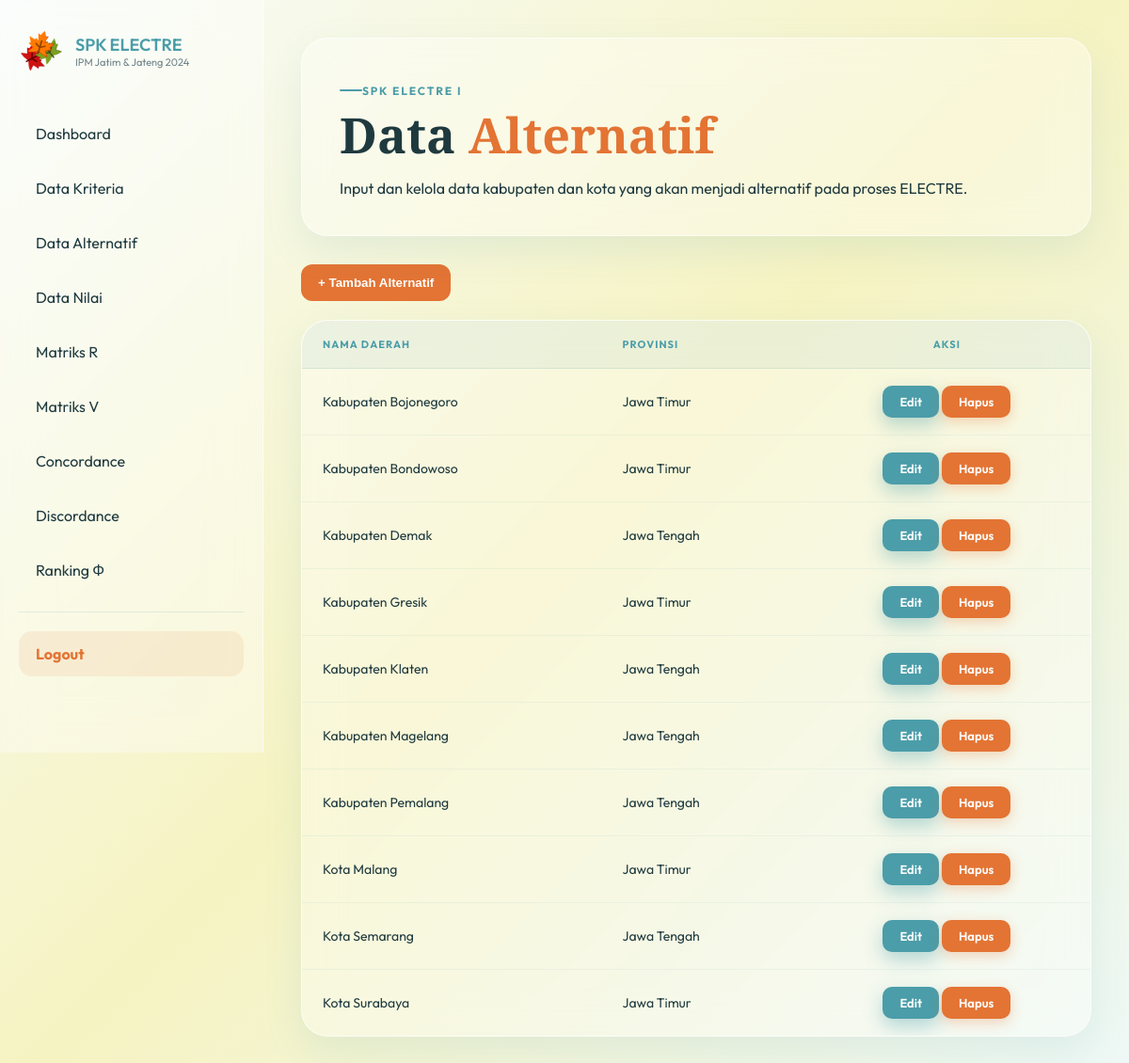
The app's page /alternatif/index.php (signed in) with its own data.
### tables this page shows
CREATE TABLE `tbl_alternatif` (
  `id` int(11) NOT NULL,
  `nama_daerah` varchar(100) NOT NULL,
  `provinsi` enum('Jawa Timur','Jawa Tengah') NOT NULL
);

### alternatif/index.php (the view, shortened to what this page needs)
<?php
require_once '../config/db.php';
$data = $conn->query("
    SELECT *
    FROM tbl_alternatif
    ORDER BY nama_daerah ASC
");
?>
<!DOCTYPE html>
<html lang="id">
<head>
<link rel="stylesheet" href="https://cdnjs.cloudflare.com/ajax/libs/font-awesome/6.5.0/css/all.min.css">
</head>
<body>
    <div class="wrapper">
        <?php include '../includes/sidebar.php'; ?>
        <main class="content">
            <div class="hero">
                <p class="hero-label">SPK ELECTRE I</p>
                <h1>Data <span>Alternatif</span></h1>
                <p class="hero-desc">
                    Input dan kelola data kabupaten dan kota yang akan menjadi alternatif pada proses ELECTRE.
                </p>
            </div>
            <div class="action-bar">
                <button
                    class="btn-add"
                    onclick="openTambahModal()"
                >
                    + Tambah Alternatif
                </button>
            </div>
            <div class="table-card">
                <table>
                    <thead>
                        <tr>
                            <th>Nama Daerah</th>
                            <th>Provinsi</th>
                            <th>Aksi</th>
                        </tr>
                    </thead>
                    <tbody>
                    <?php if($data->num_rows > 0): ?>
                        <?php while($row = $data->fetch_assoc()): ?>
                        <tr>
                            <td><?= htmlspecialchars($row['nama_daerah']) ?></td>
                            <td><?= htmlspecialchars($row['provinsi']) ?></td>
                            <td class="actions">
                                <button
                                    class="btn-edit"
                                    onclick="openEditModal(
                                        '<?= $row['id'] ?>',
                                        '<?= htmlspecialchars($row['nama_daerah']) ?>',
                                        '<?= htmlspecialchars($row['provinsi']) ?>'
                                    )"
                                >
                                    Edit
                                </button>
                                <button
                                    class="btn-delete"
                                    onclick="hapusData(<?= $row['id'] ?>)"
                                >
                                    Hapus
                                </button>
                            </td>
                        </tr>
                        <?php endwhile; ?>
                        <?php endif; ?>
                    </tbody>
                </table>
            </div>
        </main>
    </div>
</body>
</html>

### includes/sidebar.php (shortened to what this page needs)
<?php
    $base_url = '/METODE-ELECTRE/';
?>
<div class="sidebar">
        <div class="logo">
            <img src="<?= $base_url ?>assets/maple-leaf.png" alt="Logo SPK">
            <div class="logo-text">
                <span>SPK ELECTRE</span>
                <small>IPM Jatim & Jateng 2024</small>
            </div>
        </div>
        <div class="menu">
            <a href="<?= $base_url ?>dashboard.php">Dashboard</a>
            <a href="<?= $base_url ?>kriteria/index.php">
                Data Kriteria
            </a>
            <a href="<?= $base_url ?>alternatif/index.php">
                Data Alternatif
            </a>
            <a href="<?= $base_url ?>nilai/index.php">
                Data Nilai
            </a>
            <a href="<?= $base_url ?>normalisasi/index.php">
                Matriks R
            </a>
            <a href="<?= $base_url ?>terbobot/index.php">
                Matriks V
            </a>
            <a href="<?= $base_url ?>concordance/index.php">
                Concordance
            </a>
            <a href="<?= $base_url ?>discordance/index.php">
                Discordance
            </a>
            <a href="<?= $base_url ?>hasil/index.php">
                Ranking Φ
            </a>
            <div class="menu-divider"></div>
            <a href="<?= $base_url ?>auth/logout.php" class="logout-btn">
                <b>Logout</b>
            </a>
        </div>
</div>

### alternatif/index.php (style rules this page uses)
:root { --teal-light:#91C6BC; --teal-mid:#4B9DA9; --cream:#F6F3C2; --orange:#E37434; --text-dark:#1f3a3f; --text-soft:#6f8387; --glass-bg: rgba(255,255,255,0.35); --glass-border:rgba(255,255,255,0.6); --glass-shadow:0 15px 40px rgba(75,157,169,0.12); --radius-lg: 28px; --radius-md: 16px; --radius-sm: 10px; }
* { margin:0; padding:0; box-sizing:border-box; }
body { font-family: 'Outfit', sans-serif; min-height: 100vh; background: linear-gradient(135deg, #f8fcfb 0%, #F6F3C2 50%, #eef8f6 100%); color: var(--text-dark); }
.wrapper { display: flex; }
.content { margin-left:280px; padding:40px; min-height:100vh; flex: 1; }
.hero { background: var(--glass-bg); backdrop-filter:blur(20px); -webkit-backdrop-filter: blur(20px); border:1px solid var(--glass-border); border-radius: var(--radius-lg); border-radius:28px; padding:40px; margin-bottom:30px; box-shadow:var(--glass-shadow); }
.hero-label { display: inline-flex; align-items: center; color:var(--teal-mid); font-size:12px; font-weight:700; letter-spacing:.15em; text-transform: uppercase; margin-bottom:12px; }
.hero-label::before { content: ''; display: inline-block; width: 24px; height: 2px; background: var(--teal-mid); border-radius: 2px; }
.hero h1 { font-family:'Cormorant Garamond',serif; font-size:52px; line-height:1.05; max-width:850px; }
.hero h1 span { color:var(--orange); }
.hero-desc { margin-top:20px; max-width:750px; }
.action-bar { display:flex; justify-content:space-between; align-items:center; margin-bottom:20px; }
.btn-add { border:none; background:#E37434; color:white; padding:12px 18px; border-radius:12px; cursor:pointer; font-weight:600; }
.table-card { background: var(--glass-bg); backdrop-filter: blur(20px); -webkit-backdrop-filter: blur(20px); border: 1px solid var(--glass-border); border-radius: var(--radius-lg); padding: 0; box-shadow: var(--glass-shadow); overflow: hidden; }
table { width:100%; border-collapse:collapse; }
thead { background: rgba(75,157,169,0.08); }
thead th { padding: 18px 22px; text-align: left; font-size: 11px; font-weight: 700; letter-spacing: 0.1em; text-transform: uppercase; color: var(--teal-mid); border-bottom: 1px solid rgba(75,157,169,0.15); }
thead th:last-child { text-align: center; }
tbody tr { border-bottom: 1px solid rgba(75,157,169,0.08); transition: background 0.2s ease; }
tbody tr:last-child { border-bottom: none; }
td.actions { text-align: center; gap:16px; }
tbody td { padding: 18px 22px; font-size: 14px; vertical-align: middle; align-items: center; }
.btn-edit { border:none; align-items:center; background: #4B9DA9; color:white; display: inline-flex; gap: 7px; padding: 9px 18px; border-radius: 10px; font-family: 'Outfit', sans-serif; font-size: 13px; font-weight: 600; cursor: pointer; transition: all 0.22s ease; box-shadow: 0 8px 20px rgba(75,157,169,0.4); }
.btn-delete { border:none; alighn-items:center; background: #E37434; color:white; display: inline-flex; gap: 7px; padding: 9px 18px; border-radius: 10px; font-family: 'Outfit', sans-serif; font-size: 13px; font-weight: 600; cursor: pointer; transition: all 0.22s ease; box-shadow: 0 4px 14px rgba(227,116,52,0.3); }

### includes/sidebar.php (style rules this page uses)
.sidebar { position:fixed; top:0; left:0; width:280px; height:100vh; overflow-y:auto; z-index:1000; padding:30px 20px; background:rgba(255,255,255,.35); backdrop-filter:blur(25px); border-right:1px solid rgba(255,255,255,.6); }
.logo { display:flex; align-items:center; gap:12px; margin-bottom:40px; }
.logo img { width:48px; height:48px; object-fit:contain; }
.logo-text { display:flex; flex-direction:column; }
.logo-text span { font-size:18px; font-weight:600; color:var(--teal-mid); }
.logo-text small { color:var(--text-soft); font-size:11px; }
.menu { display:flex; flex-direction:column; gap:10px; }
.menu a { text-decoration:none; color:var(--text-dark); padding:14px 18px; border-radius:14px; transition:.3s; }
.menu-divider { height:1px; background:rgba(75,157,169,.15); margin:10px 0; }
.logout-btn { background: rgba(227,116,52,.10); color: var(--orange) !important; }

### records on screen
tbl_alternatif: nama_daerah "Kabupaten Bojonegoro", provinsi "Jawa Timur"
tbl_alternatif: nama_daerah "Kabupaten Bondowoso", provinsi "Jawa Timur"
tbl_alternatif: nama_daerah "Kabupaten Demak", provinsi "Jawa Tengah"
tbl_alternatif: nama_daerah "Kabupaten Gresik", provinsi "Jawa Timur"
tbl_alternatif: nama_daerah "Kabupaten Klaten", provinsi "Jawa Tengah"
tbl_alternatif: nama_daerah "Kabupaten Magelang", provinsi "Jawa Tengah"
tbl_alternatif: nama_daerah "Kabupaten Pemalang", provinsi "Jawa Tengah"
tbl_alternatif: nama_daerah "Kota Malang", provinsi "Jawa Timur"
tbl_alternatif: nama_daerah "Kota Semarang", provinsi "Jawa Tengah"
tbl_alternatif: nama_daerah "Kota Surabaya", provinsi "Jawa Timur"
